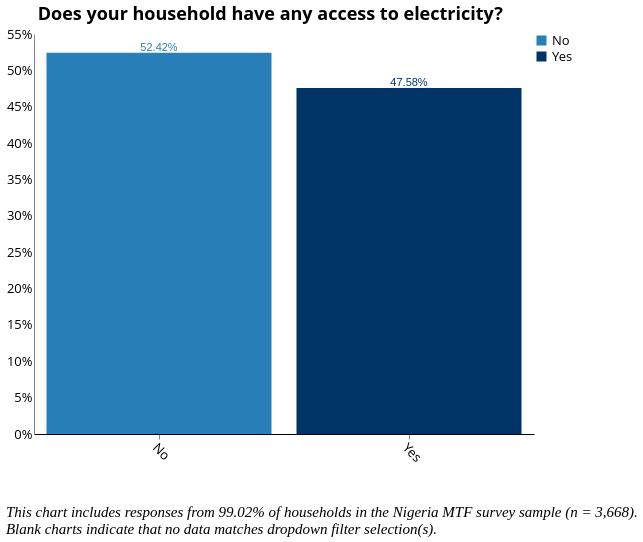

Vega-Lite specification stored for this chart:
### Vega-Lite specification from a JSON file in a GitHub repository (floating-point values rounded to 4 significant figures; data arrays with more than 128 entries replaced by an {"elided": "..."} marker saying what was removed)
{"width": 800, "height": 400, "config": {"title": {"fontSize": 18, "font": "Open Sans", "anchor": "center", "fontColor": "#000000"}, "axisX": {"domain": true, "domainColor": "#000000", "grid": false, "labelFont": "Open Sans", "labelFontSize": 13, "titleFont": "Open Sans", "titleFontSize": 13, "titleFontWeight": "normal", "title": "X Axis Title (units)", "labelAngle": 45}, "axisY": {"domain": true, "grid": false, "gridColor": "#DEDDDD", "gridWidth": 1, "labelFont": "Open Sans", "labelFontSize": 13, "labelAngle": 0, "ticks": false, "titleFont": "Open Sans", "titleFontSize": 13, "titleFontWeight": "normal", "titlePadding": 10, "title": "Y Axis Title (units)"}, "range": {"category": ["#2980B9", "#003366", "#FFAE19", "#FF4500", "#438B28", "#45B39D", "#99ADC1", "#212F3C"]}, "legend": {"labelFont": "Open Sans", "labelFontSize": 13, "symbolType": "square", "symbolSize": 100, "titleFont": "Open Sans", "titleFontSize": 13, "titleFontWeight": "normal", "title": "Legend", "orient": "right", "offset": 0}, "tooltip": {"font": "Open Sans"}, "view": {"stroke": "transparent", "text": {"font": "Open Sans", "color": ["#2980B9", "#003366", "#FFAE19", "#FF4500", "#438B28", "#45B39D", "#99ADC1", "#212F3C"], "fontSize": 13, "align": "right", "fontWeight": 400, "size": 13}, "bar": {"size": 40, "binSpacing": 1, "continuousBandSize": 30, "discreteBandSize": 30, "stroke": false}}}, "concat": [{"layer": [{"mark": "bar", "encoding": {"color": {"field": "electricity_yn", "type": "nominal"}, "tooltip": {"field": "electricity_yn", "type": "nominal"}, "x": {"axis": {"title": " "}, "field": "electricity_yn", "sort": {"field": "electricity_yn", "op": "count", "order": "descending"}, "type": "nominal"}, "y": {"aggregate": "sum", "axis": {"format": "%", "title": ""}, "field": "pct", "type": "quantitative"}}, "height": 400, "selection": {"selector108": {"type": "single", "fields": ["i19a"], "bind": {"input": "select", "options": [null, "Wood purchased", "Wood collected", "Crop Residue/Plant Biomass", "Kerosene", "Charcoal", "LPG/cooking gas", "Electric", "Charcoal Briquettes", "Garbage", "Piped Natural Gas", "Coal Briquette", "Biomass Briquette", "Other, specify", "Coal/lignite"], "labels": ["All Responses", "Wood purchased", "Wood collected", "Crop Residue/Plant Biomass", "Kerosene", "Charcoal", "LPG/cooking gas", "Electric", "Charcoal Briquettes", "Garbage", "Piped Natural Gas", "Coal Briquette", "Biomass Briquette", "Other", "Coal/lignite"], "name": "Primary Source of Cooking Fuel  "}}, "selector107": {"type": "single", "fields": ["primary_stove"], "bind": {"input": "select", "options": [null, "3-Stone/Open Fire Stove", "Koresone Stove", "Missing Data", "Manufactured Stove Traditional", "LPG/Natural Gas Stove", "Electric Stove"], "labels": ["All Responses", "3-Stone/Open Fire Stove", "Kerosene Stove", "Primary Stove Not Listed", "Manufactured Stove Traditional", "LPG/Natural Gas Stove", "Electric Stove"], "name": "Primary Stove  "}}, "selector105": {"type": "single", "fields": ["locality"], "bind": {"input": "select", "options": [null, 0, 1], "labels": ["National", "Urban", "Rural"], "name": "Locality Breakdown  "}}, "selector106": {"type": "single", "fields": ["elc_aggr_tier"], "bind": {"input": "select", "options": [null, "Tier 0", "Tier 1", "Tier 2", "Tier 3", "Tier 4", "Tier 5"], "labels": ["All Tiers", "Tier 0", "Tier 1", "Tier 2", "Tier 3", "Tier 4", "Tier 5"], "name": "Electricity Tiers  "}}}, "transform": [{"joinaggregate": [{"op": "count", "field": "*", "as": "total"}]}, {"calculate": "1 / datum.total", "as": "pct"}], "width": 500}, {"mark": {"type": "text", "align": "center", "baseline": "bottom"}, "encoding": {"color": {"field": "electricity_yn", "type": "nominal"}, "text": {"aggregate": "sum", "field": "pct", "format": ".2%", "type": "quantitative"}, "tooltip": {"field": "electricity_yn", "type": "nominal"}, "x": {"axis": {"title": " "}, "field": "electricity_yn", "sort": {"field": "electricity_yn", "op": "count", "order": "descending"}, "type": "nominal"}, "y": {"aggregate": "sum", "axis": {"format": "%", "title": ""}, "field": "pct", "type": "quantitative"}}, "height": 400, "transform": [{"joinaggregate": [{"op": "count", "field": "*", "as": "total"}]}, {"calculate": "1 / datum.total", "as": "pct"}], "width": 500}], "title": {"text": ["Does your household have any access to electricity?"], "color": "black", "subtitleColor": "black"}, "transform": [{"filter": {"selection": "selector108"}}, {"filter": {"selection": "selector107"}}, {"filter": {"selection": "selector105"}}, {"filter": {"selection": "selector106"}}]}], "data": {"name": "data-bdf5a8e46164e104ff3dc080a0387834"}, "title": {"text": ["", "", "This chart includes responses from 99.02% of households in the Nigeria MTF survey sample (n = 3,668).", "Blank charts indicate that no data matches dropdown filter selection(s)."], "anchor": "start", "baseline": "bottom", "font": "Times New Roman", "fontSize": 15, "fontStyle": "italic", "fontWeight": "normal", "orient": "bottom"}, "$schema": "https://vega.github.io/schema/vega-lite/v4.17.0.json", "datasets": {"data-bdf5a8e46164e104ff3dc080a0387834": {"elided": "3632 records"}}}
